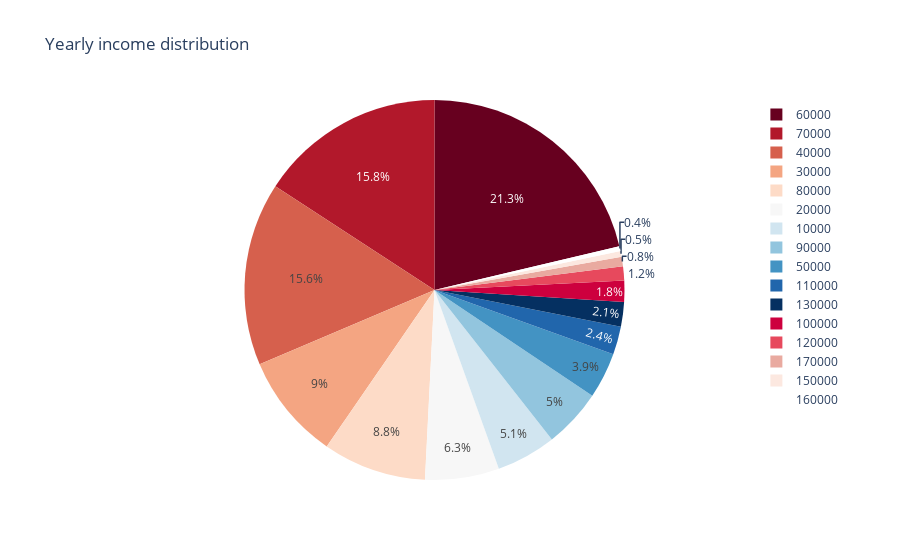

Notebook cell for this chart:
### Code cell
# create table for value counts per gender
pie_chart_df = analysis_tabel.YearlyIncome\
                .value_counts()\
                .reset_index()\
                .rename(columns = {'index' : "yearly income",
                                   'YearlyIncome' : 'count'
                                  })

# pie chart
fig = px.pie(pie_chart_df, values='count', names='yearly income',
             title='Yearly income distribution', color_discrete_sequence=px.colors.sequential.RdBu
            )

fig.show()

### Figure 1 — Plotly figure (JSON) as saved in the notebook; plotly's stock layout.template omitted (floating-point values rounded to 4 significant figures)
{"data": [{"domain": {"x": [0, 1], "y": [0, 1]}, "hovertemplate": "yearly income=%{label}<br>count=%{value}<extra></extra>", "labels": [60000, 70000, 40000, 30000, 80000, 20000, 10000, 90000, 50000, 110000, 130000, 100000, 120000, 170000, 150000, 160000], "legendgroup": "", "name": "", "showlegend": true, "type": "pie", "values": [213, 158, 156, 90, 88, 63, 51, 50, 39, 24, 21, 18, 12, 8, 5, 4]}], "layout": {"legend": {"tracegroupgap": 0}, "piecolorway": ["rgb(103,0,31)", "rgb(178,24,43)", "rgb(214,96,77)", "rgb(244,165,130)", "rgb(253,219,199)", "rgb(247,247,247)", "rgb(209,229,240)", "rgb(146,197,222)", "rgb(67,147,195)", "rgb(33,102,172)", "rgb(5,48,97)"], "title": {"text": "Yearly income distribution"}}}
